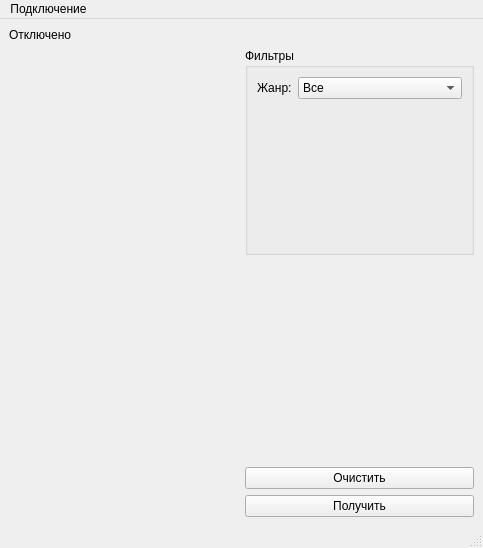
<?xml version="1.0" encoding="UTF-8"?>
<ui version="4.0">
 <class>MainWindow</class>
 <widget class="QMainWindow" name="MainWindow">
  <property name="geometry">
   <rect>
    <x>0</x>
    <y>0</y>
    <width>483</width>
    <height>548</height>
   </rect>
  </property>
  <property name="sizePolicy">
   <sizepolicy hsizetype="Preferred" vsizetype="Expanding">
    <horstretch>0</horstretch>
    <verstretch>0</verstretch>
   </sizepolicy>
  </property>
  <property name="windowTitle">
   <string>MainWindow</string>
  </property>
  <widget class="QWidget" name="centralwidget">
   <layout class="QGridLayout" name="gridLayout">
    <item row="4" column="1">
     <widget class="QPushButton" name="pb_request">
      <property name="sizePolicy">
       <sizepolicy hsizetype="Minimum" vsizetype="Maximum">
        <horstretch>0</horstretch>
        <verstretch>0</verstretch>
       </sizepolicy>
      </property>
      <property name="text">
       <string>Получить</string>
      </property>
     </widget>
    </item>
    <item row="1" column="1">
     <widget class="QGroupBox" name="gb_filters">
      <property name="sizePolicy">
       <sizepolicy hsizetype="Preferred" vsizetype="Minimum">
        <horstretch>0</horstretch>
        <verstretch>0</verstretch>
       </sizepolicy>
      </property>
      <property name="title">
       <string>Фильтры</string>
      </property>
      <layout class="QFormLayout" name="formLayout">
       <item row="0" column="0">
        <widget class="QLabel" name="lb_category">
         <property name="text">
          <string>Жанр:</string>
         </property>
        </widget>
       </item>
       <item row="0" column="1">
        <widget class="QComboBox" name="cb_category">
         <item>
          <property name="text">
           <string>Все</string>
          </property>
         </item>
         <item>
          <property name="text">
           <string>Комедия</string>
          </property>
         </item>
         <item>
          <property name="text">
           <string>Ужасы</string>
          </property>
         </item>
        </widget>
       </item>
      </layout>
     </widget>
    </item>
    <item row="2" column="1">
     <spacer name="verticalSpacer">
      <property name="orientation">
       <enum>Qt::Orientation::Vertical</enum>
      </property>
      <property name="sizeType">
       <enum>QSizePolicy::Policy::Minimum</enum>
      </property>
      <property name="sizeHint" stdset="0">
       <size>
        <width>20</width>
        <height>40</height>
       </size>
      </property>
     </spacer>
    </item>
    <item row="3" column="1">
     <widget class="QPushButton" name="pb_clear">
      <property name="sizePolicy">
       <sizepolicy hsizetype="Minimum" vsizetype="Maximum">
        <horstretch>0</horstretch>
        <verstretch>0</verstretch>
       </sizepolicy>
      </property>
      <property name="text">
       <string>Очистить</string>
      </property>
     </widget>
    </item>
    <item row="0" column="0">
     <widget class="QLabel" name="lb_statusConnect">
      <property name="sizePolicy">
       <sizepolicy hsizetype="Preferred" vsizetype="Maximum">
        <horstretch>0</horstretch>
        <verstretch>0</verstretch>
       </sizepolicy>
      </property>
      <property name="text">
       <string>Отключено</string>
      </property>
     </widget>
    </item>
    <item row="1" column="0" rowspan="4">
     <widget class="QWidget" name="TableWid" native="true">
      <layout class="QVBoxLayout" name="verticalLayout_2">
       <item>
        <layout class="QVBoxLayout" name="verticalLayout"/>
       </item>
      </layout>
     </widget>
    </item>
   </layout>
  </widget>
  <widget class="QMenuBar" name="menubar">
   <property name="geometry">
    <rect>
     <x>0</x>
     <y>0</y>
     <width>483</width>
     <height>25</height>
    </rect>
   </property>
   <widget class="QMenu" name="menu">
    <property name="title">
     <string>Подключение</string>
    </property>
    <addaction name="act_addData"/>
    <addaction name="separator"/>
    <addaction name="act_connect"/>
   </widget>
   <addaction name="menu"/>
  </widget>
  <widget class="QStatusBar" name="statusbar"/>
  <action name="act_connect">
   <property name="text">
    <string>Подключиться</string>
   </property>
  </action>
  <action name="act_addData">
   <property name="text">
    <string>Ввести данные</string>
   </property>
  </action>
 </widget>
 <resources/>
 <connections/>
</ui>
